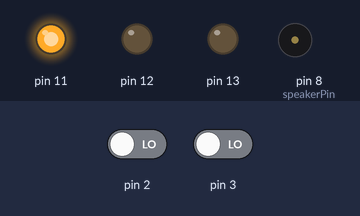
The sketch below on a simulated Arduino Uno, built with avr-gcc and run on an emulated ATmega328P. Parts: output pins drawn as LEDs (lit = HIGH), buzzer (waves = sounding). The inputs (shaded band) are chosen by the test bench; at power-on: pin 2 LOW, pin 3 LOW.

Above: at 1.2 s.
1.3 s: pin 2 driven HIGH
At 2.2 s:
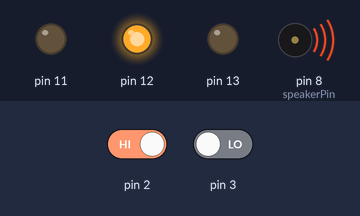
4.3 s: pin 3 driven HIGH
At 7.92 s:
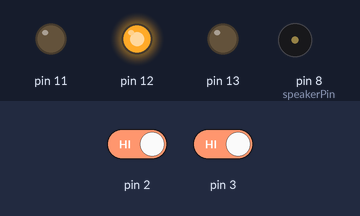
Timing chart, 0 to 13.3 s (numbered marks = the images above; inputs shaded):
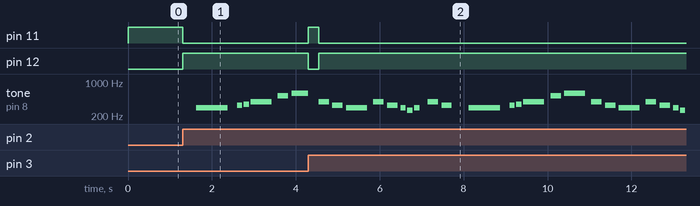

Measured:
- after the input at 1.3 s, pin 11: HIGH → LOW at once; pin 12: LOW → HIGH at once; tone on pin 8 (speakerPin): plays 294 Hz for 0.75 s, 330 Hz for 0.13 s, 349 Hz for 0.13 s, 392 Hz for 0.50 s, 523 Hz for 0.25 s, 587 Hz for 0.40 s, starting after 0.33 s
- after the input at 4.3 s, pin 11: LOW → HIGH at once, → LOW 0.25 s later; pin 12: HIGH → LOW at once, → HIGH 0.25 s later

The sketch:

arduino-of-the-goddess.ino
```cpp
#include "notes.h"
#include "beats.h"

beat melody[] = {
  { NOTE_REST, QUARTER_NOTE },
  { NOTE_D4,   HALF_NOTE_TIE },

  { NOTE_E4, EIGHTH_NOTE },
  { NOTE_F4, EIGHTH_NOTE },
  { NOTE_G4, HALF_NOTE },
  { NOTE_C5, QUARTER_NOTE },

  { NOTE_D5, HALF_NOTE },
  { NOTE_G4, QUARTER_NOTE },
  { NOTE_E4, QUARTER_NOTE },

  { NOTE_D4, HALF_NOTE },
  { NOTE_G4, QUARTER_NOTE },
  { NOTE_E4, QUARTER_NOTE },

  { NOTE_D4,   EIGHTH_NOTE },
  { NOTE_C4,   EIGHTH_NOTE },
  { NOTE_D4,   EIGHTH_NOTE },
  { NOTE_REST, EIGHTH_NOTE },
  { NOTE_G4,   QUARTER_NOTE },
  { NOTE_E4,   QUARTER_NOTE },

  // Second stanza
  { NOTE_REST, QUARTER_NOTE },
  { NOTE_D4,   HALF_NOTE_TIE },

  { NOTE_E4, EIGHTH_NOTE },
  { NOTE_F4, EIGHTH_NOTE },
  { NOTE_G4, HALF_NOTE },
  { NOTE_C5, QUARTER_NOTE },

  { NOTE_D5, HALF_NOTE },
  { NOTE_G4, QUARTER_NOTE },
  { NOTE_E4, QUARTER_NOTE },

  { NOTE_D4, HALF_NOTE },
  { NOTE_G4, QUARTER_NOTE },
  { NOTE_E4, QUARTER_NOTE },

  { NOTE_D4,   EIGHTH_NOTE },
  { NOTE_C4,   EIGHTH_NOTE },
  { NOTE_D4,   EIGHTH_NOTE },
  { NOTE_REST, EIGHTH_NOTE },
  { NOTE_G4,   QUARTER_NOTE },
  { NOTE_E4,   QUARTER_NOTE },

  // Third stanza
  { NOTE_A4,   HALF_NOTE },
  { NOTE_A4,   EIGHTH_NOTE },
  { NOTE_G4,   EIGHTH_NOTE },
  { NOTE_F4,   EIGHTH_NOTE  },
  { NOTE_REST, EIGHTH_NOTE },

  { NOTE_F4, QUARTER_NOTE },
  { NOTE_E4, QUARTER_NOTE_TIE },
  { NOTE_D4, EIGHTH_NOTE },
  { NOTE_G4, QUARTER_NOTE },

  { NOTE_E4, QUARTER_NOTE },
  { NOTE_C4, HALF_NOTE_TIE },

  { NOTE_D4, QUARTER_NOTE },
  { NOTE_D4, QUARTER_NOTE },
  { NOTE_D4, QUARTER_NOTE },
  { NOTE_E4, QUARTER_NOTE },

  { NOTE_CS4, HALF_NOTE },
  { NOTE_B3,  HALF_NOTE },

  // Forth stanza
  { NOTE_A4,   HALF_NOTE },
  { NOTE_A4,   EIGHTH_NOTE },
  { NOTE_G4,   EIGHTH_NOTE },
  { NOTE_F4,   EIGHTH_NOTE  },
  { NOTE_REST, EIGHTH_NOTE },

  { NOTE_F4, QUARTER_NOTE },
  { NOTE_E4, QUARTER_NOTE_TIE },
  { NOTE_D4, EIGHTH_NOTE },
  { NOTE_G4, QUARTER_NOTE },

  { NOTE_E4, QUARTER_NOTE },
  { NOTE_C4, HALF_NOTE_TIE },

  { NOTE_D4, QUARTER_NOTE },
  { NOTE_D4, QUARTER_NOTE },
  { NOTE_D4, QUARTER_NOTE },
  { NOTE_E4, QUARTER_NOTE },

  { NOTE_CS4, HALF_NOTE },
  { NOTE_B3,  HALF_NOTE },

  { NOTE_A4, WHOLE_NOTE },

  // Fifth stanza
  { NOTE_REST, QUARTER_NOTE },
  { NOTE_D4,   HALF_NOTE_TIE },

  { NOTE_E4, EIGHTH_NOTE },
  { NOTE_F4, EIGHTH_NOTE },
  { NOTE_G4, HALF_NOTE },
  { NOTE_C5, QUARTER_NOTE },

  { NOTE_D5, HALF_NOTE },
  { NOTE_G4, QUARTER_NOTE },
  { NOTE_E4, QUARTER_NOTE },

  { NOTE_D4, HALF_NOTE },
  { NOTE_G4, QUARTER_NOTE },
  { NOTE_E4, QUARTER_NOTE },

  { NOTE_D4,   EIGHTH_NOTE },
  { NOTE_C4,   EIGHTH_NOTE },
  { NOTE_D4,   EIGHTH_NOTE },
  { NOTE_REST, EIGHTH_NOTE },
  { NOTE_G4,   QUARTER_NOTE },
  { NOTE_E4,   QUARTER_NOTE },

  { NOTE_D4, WHOLE_NOTE },

  // Break.
  { NOTE_REST, WHOLE_NOTE },
};

struct playButton {
  int pin;
  int state;
};

struct indicatorLED {
  int rPin;
  int gPin;
  int bPin;
};

indicatorLED playbackLED = {
  11, 12, 13
};

playButton forwardButton = {
  2, 0
};

int totalNotes = sizeof(melody) / sizeof(beat);
int currentNote = 0;
int speakerPin = 8;

void setup() {
  pinMode(forwardButton.pin, INPUT);

  pinMode(playbackLED.rPin, OUTPUT);
  pinMode(playbackLED.gPin, OUTPUT);
  pinMode(playbackLED.bPin, OUTPUT);

  attachInterrupt(digitalPinToInterrupt(3), stopMelody, HIGH);
}

void stopMelody() {
  forwardButton.state = 0;
  playbackLEDRed();
  stopNote();
}

void loop() {
  if ( digitalRead(forwardButton.pin) == HIGH ) {
    forwardButton.state = 1;
  }

  if ( forwardButton.state == 1 ) {
    playbackLEDGreen();
    playNote(melody[currentNote].note, melody[currentNote].duration);

    currentNote++;

    if ( currentNote > ( totalNotes - 1) ) {
      currentNote = 0;
    }
  } else {
    playbackLEDRed();
  }
}

void playbackLEDWhite() {
  analogWrite(playbackLED.rPin, 255);
  analogWrite(playbackLED.gPin, 255);
  analogWrite(playbackLED.bPin, 255);
}

void playbackLEDGreen() {
  analogWrite(playbackLED.rPin, 0);
  analogWrite(playbackLED.gPin, 255);
  analogWrite(playbackLED.bPin, 0);
}

void playbackLEDBlue() {
  analogWrite(playbackLED.rPin, 0);
  analogWrite(playbackLED.gPin, 0);
  analogWrite(playbackLED.bPin, 255);
}

void playbackLEDRed() {
  analogWrite(playbackLED.rPin, 255);
  analogWrite(playbackLED.gPin, 0);
  analogWrite(playbackLED.bPin, 0);
}

void stopNote() {
  noTone(speakerPin);
}

int beatsPerMinute = 60;

int noteDuration(int beat, int bpm) {
  int duration;

  if ( beat == WHOLE_NOTE ) {
    duration = 1000;
  } else if ( beat == HALF_NOTE_TIE ) {
    duration = 750;
  } else if ( beat == HALF_NOTE ) {
    duration = 500;
  } else if ( beat == QUARTER_NOTE_TIE ) {
    duration = (250 + 125);
  } else if ( beat == QUARTER_NOTE ) {
    duration = 250;
  } else if ( beat == EIGHTH_NOTE_TIE ) {
    duration = 125 + 62; // ( 62.5 )
  } else if ( beat == EIGHTH_NOTE ) {
    duration = 125;
  } else {
    // SHRUG. Raise an error.
  }

  return duration;
}

void playNote(int note, int beat) {
  int duration = noteDuration(beat, 60);
  int pauseBetweenNotes = duration * 1.30;

  tone(speakerPin, note, duration);
  delay(pauseBetweenNotes);
  noTone(speakerPin);
}
```

beats.h
```cpp
#define WHOLE_NOTE        1
#define HALF_NOTE_TIE     20
#define HALF_NOTE         2
#define QUARTER_NOTE_TIE  40
#define QUARTER_NOTE      4
#define EIGHTH_NOTE_TIE   40
#define EIGHTH_NOTE       8

struct beat {
  int note;
  int duration;
};
```

notes.h
```cpp
#define NOTE_REST 0
#define NOTE_B0  31
#define NOTE_C1  33
#define NOTE_CS1 35
#define NOTE_D1  37
#define NOTE_DS1 39
#define NOTE_E1  41
#define NOTE_F1  44
#define NOTE_FS1 46
#define NOTE_G1  49
#define NOTE_GS1 52
#define NOTE_A1  55
#define NOTE_AS1 58
#define NOTE_B1  62
#define NOTE_C2  65
#define NOTE_CS2 69
#define NOTE_D2  73
#define NOTE_DS2 78
#define NOTE_E2  82
#define NOTE_F2  87
#define NOTE_FS2 93
#define NOTE_G2  98
#define NOTE_GS2 104
#define NOTE_A2  110
#define NOTE_AS2 117
#define NOTE_B2  123
#define NOTE_C3  131
#define NOTE_CS3 139
#define NOTE_D3  147
#define NOTE_DS3 156
#define NOTE_E3  165
#define NOTE_F3  175
#define NOTE_FS3 185
#define NOTE_G3  196
#define NOTE_GS3 208
#define NOTE_A3  220
#define NOTE_AS3 233
#define NOTE_B3  247
#define NOTE_C4  262
#define NOTE_CS4 277
#define NOTE_D4  294
#define NOTE_DS4 311
#define NOTE_E4  330
#define NOTE_F4  349
#define NOTE_FS4 370
#define NOTE_G4  392
#define NOTE_GS4 415
#define NOTE_A4  440
#define NOTE_AS4 466
#define NOTE_B4  494
#define NOTE_C5  523
#define NOTE_CS5 554
#define NOTE_D5  587
#define NOTE_DS5 622
#define NOTE_E5  659
#define NOTE_F5  698
#define NOTE_FS5 740
#define NOTE_G5  784
#define NOTE_GS5 831
#define NOTE_A5  880
#define NOTE_AS5 932
#define NOTE_B5  988
#define NOTE_C6  1047
#define NOTE_CS6 1109
#define NOTE_D6  1175
#define NOTE_DS6 1245
#define NOTE_E6  1319
#define NOTE_F6  1397
#define NOTE_FS6 1480
#define NOTE_G6  1568
#define NOTE_GS6 1661
#define NOTE_A6  1760
#define NOTE_AS6 1865
#define NOTE_B6  1976
#define NOTE_C7  2093
#define NOTE_CS7 2217
#define NOTE_D7  2349
#define NOTE_DS7 2489
#define NOTE_E7  2637
#define NOTE_F7  2794
#define NOTE_FS7 2960
#define NOTE_G7  3136
#define NOTE_GS7 3322
#define NOTE_A7  3520
#define NOTE_AS7 3729
#define NOTE_B7  3951
#define NOTE_C8  4186
#define NOTE_CS8 4435
#define NOTE_D8  4699
#define NOTE_DS8 4978
```
